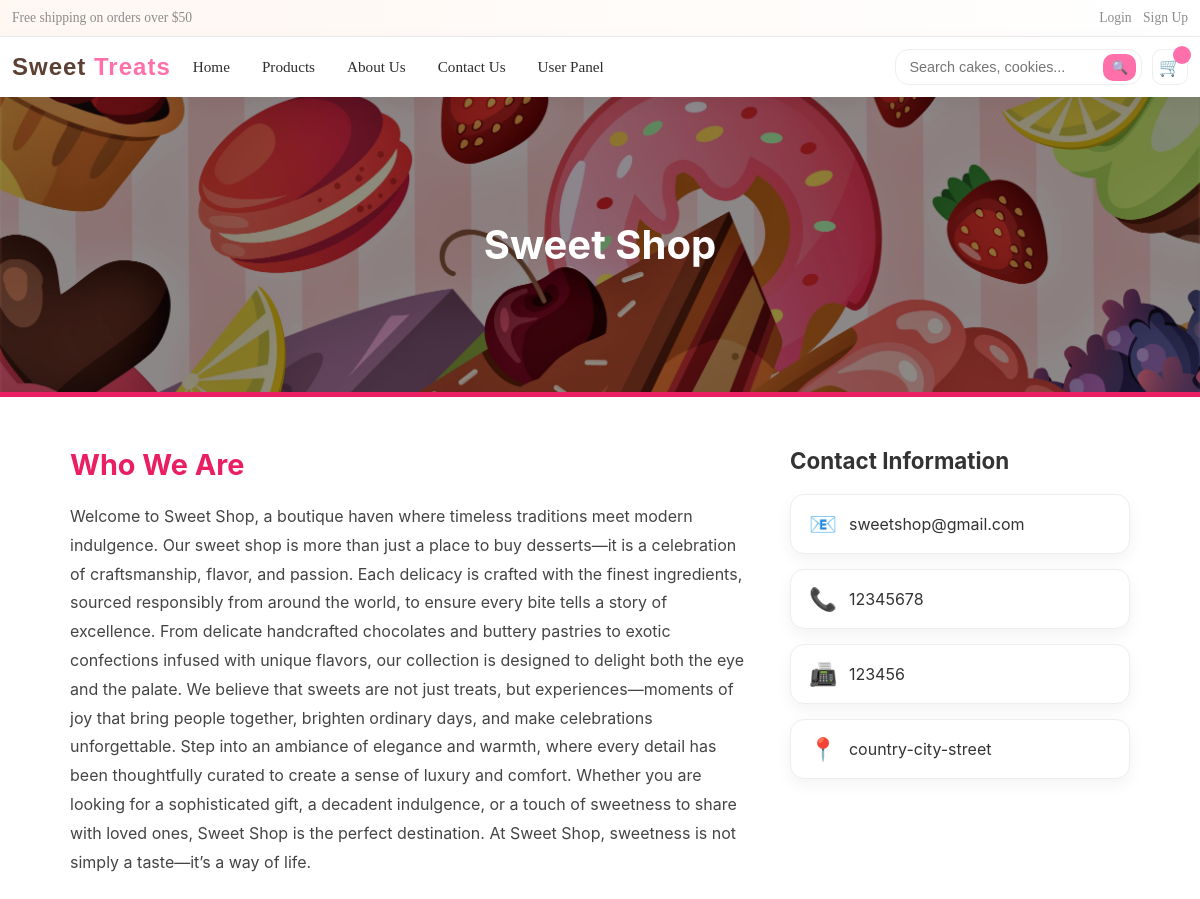
Page /about-us on the committed database.
### about_module/models.py (models this page shows, shortened)
class AboutUS(models.Model):
    title = models.CharField(verbose_name='title company', max_length=300)
    description = models.TextField(verbose_name='description', db_index=True)
    email = models.EmailField(verbose_name='email company', db_index=True)
    phone = models.CharField(verbose_name='phone company', max_length=50)
    fax = models.CharField(verbose_name='fax company', max_length=50)
    address = models.CharField(verbose_name='address', max_length=360)
    poster = models.ImageField(verbose_name='poster', upload_to='images/poster', null=True, blank=True)
    class Meta:
        verbose_name = 'About Us'
        verbose_name_plural = 'About US'

### about_module/views.py (the view)
# urls.py: path('about-us', views.AboutView.as_view(), name='about_view')
class AboutView(TemplateView):
    template_name = 'about_module/about-us.html'
    def get_context_data(self, **kwargs):
        context = super().get_context_data(**kwargs)
        context['about'] = AboutUS.objects.all().first()
        return context

### about_module/templates/about_module/about-us.html (shortened to what this page needs)
{% extends 'shared/base.html' %}
{% block content %}
    <div class="about-page">
        {% if about.poster %}
            <div class="about-hero" style="background-image: url('{{ about.poster.url }}');">
                <div class="overlay">
                    <h1>{{ about.title }}</h1>
                </div>
            </div>
        {% endif %}
        <div class="container">
            <div class="about-wrapper">
                <div class="about-description">
                    <h2>Who We Are</h2>
                    <p>{{ about.description }}</p>
                </div>
                <div class="about-info">
                    <h2>Contact Information</h2>
                    <div class="info-cards">
                        <div class="info-card">
                            <span>📧</span>
                            <p>{{ about.email }}</p>
                        </div>
                        <div class="info-card">
                            <span>📞</span>
                            <p>{{ about.phone }}</p>
                        </div>
                        <div class="info-card">
                            <span>📠</span>
                            <p>{{ about.fax }}</p>
                        </div>
                        <div class="info-card">
                            <span>📍</span>
                            <p>{{ about.address }}</p>
                        </div>
                    </div>
                </div>
            </div>
        </div>
    </div>
{% endblock %}

### static/css/header/header-site.css (style rules this page uses)
:root { --pink: #ff6fa9; --choco: #5c4033; --cream: #fff7f2; --text: #2d2d2d; --muted: #8c8c8c; --border: #eee; --shadow: 0 6px 18px rgba(0, 0, 0, .06); }
* { box-sizing: border-box; margin: 0; padding: 0; }
.container { max-width: 1200px; margin-inline: auto; padding: 0 12px; }

### static/css/login.css (style rules this page uses)
:root { --pink: #ff6fa9; --choco: #5c4033; --cream: #fff7f2; --text: #2d2d2d; --muted: #8c8c8c; --border: #eee; --shadow: 0 6px 18px rgba(0, 0, 0, .06); }

### static/css/product-list.css (style rules this page uses)
:root { --pink: #ff6fa9; --choco: #5c4033; --cream: #fff7f2; --text: #2d2d2d; --muted: #8c8c8c; --border: #eee; --shadow: 0 6px 18px rgba(0, 0, 0, .06); --card-size: 260px; }

### static/css/about-us.css (style rules this page uses)
.about-page { font-family: "Inter", sans-serif; color: #333; }
.about-hero { position: relative; height: 300px; background-size: cover; background-position: center; border-bottom: 5px solid #e91e63; display: flex; align-items: center; justify-content: center; }
.about-hero .overlay { background: rgba(0, 0, 0, 0.45); width: 100%; height: 100%; display: flex; align-items: center; justify-content: center; }
.about-hero h1 { color: #fff; font-size: 2.5rem; font-weight: 700; text-align: center; }
.about-wrapper { display: grid; grid-template-columns: 2fr 1fr; gap: 40px; margin: 50px auto; max-width: 1100px; padding: 0 20px; }
.about-description h2 { font-size: 1.8rem; margin-bottom: 20px; color: #e91e63; }
.about-description p { line-height: 1.8; font-size: 1rem; color: #444; }
.about-info h2 { font-size: 1.4rem; margin-bottom: 20px; color: #333; }
.info-cards { display: flex; flex-direction: column; gap: 15px; }
.info-card { background: #fff; border: 1px solid #eee; border-radius: 14px; padding: 15px 18px; display: flex; align-items: center; gap: 12px; font-size: 1rem; box-shadow: 0 6px 16px rgba(0, 0, 0, 0.05); transition: transform .2s, box-shadow .2s; }
.info-card span { font-size: 1.4rem; }

### rows in the picture
AboutUS: poster (picture), title "Sweet Shop", description "Welcome to Sweet Shop, a boutique haven where timeless traditions meet modern indulgence. Our sweet shop is more than just a place to buy desserts—it is a celebration of craftsmanship, flavor, and passion. Each delicacy is crafted with the finest ingredients, sourced responsibly from around the world, to ensure every bite tells a story of excellence. From delicate handcrafted chocolates and buttery pastries to exotic confections infused with unique flavors, our collection is designed to delight both the eye and the palate. We believe that sweets are not just treats, but experiences—moments of joy that bring people together, brighten ordinary days, and make celebrations unforgettable. Step…", email "sweetshop@gmail.com", phone "12345678", fax "123456", address "country-city-street"
